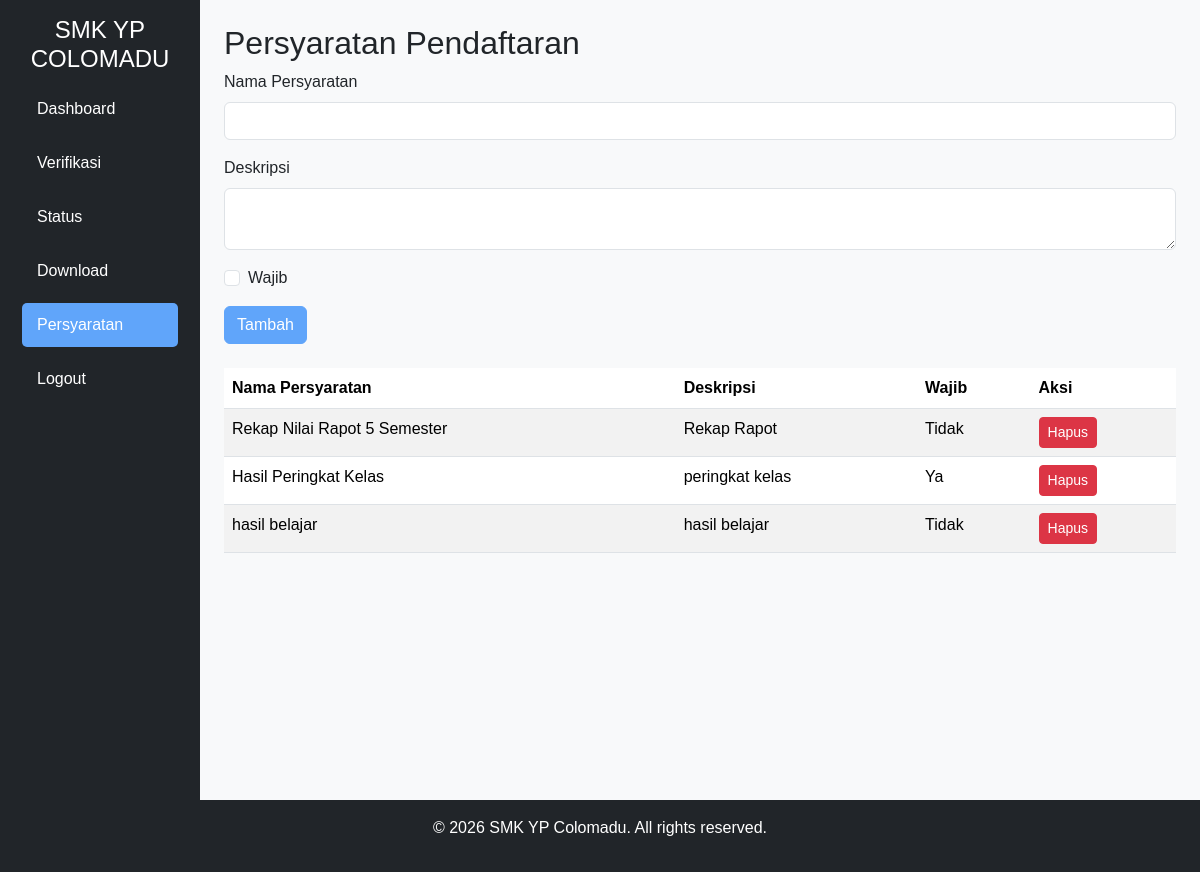
Screenshot of /panitia/persyaratan.php (signed in) with the database file from the repository.
### tables this page shows
CREATE TABLE `persyaratan` (
  `id` int NOT NULL,
  `nama_persyaratan` varchar(255) NOT NULL,
  `deskripsi` text,
  `wajib` tinyint(1) DEFAULT '1',
  `created_at` timestamp NULL DEFAULT CURRENT_TIMESTAMP
);

### panitia/persyaratan.php (the view, shortened to what this page needs)
<?php
require '../config/database.php';
try {
    $persyaratan = $db->query("SELECT * FROM persyaratan ORDER BY id")->fetchAll(PDO::FETCH_ASSOC);
} catch (PDOException $e) {
    $error = "Terjadi kesalahan: " . $e->getMessage();
    logError($e->getMessage());
}
?>
<!DOCTYPE html>
<html lang="id">
<head>
    <link href="https://cdn.jsdelivr.net/npm/bootstrap@5.3.2/dist/css/bootstrap.min.css" rel="stylesheet">
    <link href="../assets/css/style.css" rel="stylesheet">
</head>
<body class="bg-light">
    <div class="container-fluid">
        <div class="row">
            <?php include '../includes/sidebar_panitia.php'; ?>
            <main class="col-md-9 ms-sm-auto col-lg-10 px-md-4">
                <h2 class="mt-4">Persyaratan Pendaftaran</h2>
                <form method="POST" class="mb-4">
                    <div class="mb-3">
                        <label for="nama_persyaratan" class="form-label">Nama Persyaratan</label>
                        <input type="text" class="form-control" id="nama_persyaratan" name="nama_persyaratan" required>
                    </div>
                    <div class="mb-3">
                        <label for="deskripsi" class="form-label">Deskripsi</label>
                        <textarea class="form-control" id="deskripsi" name="deskripsi"></textarea>
                    </div>
                    <div class="mb-3">
                        <div class="form-check">
                            <input type="checkbox" class="form-check-input" id="wajib" name="wajib">
                            <label class="form-check-label" for="wajib">Wajib</label>
                        </div>
                    </div>
                    <button type="submit" class="btn btn-primary">Tambah</button>
                </form>
                <div class="table-responsive">
                    <table class="table table-striped">
                        <thead>
                            <tr>
                                <th>Nama Persyaratan</th>
                                <th>Deskripsi</th>
                                <th>Wajib</th>
                                <th>Aksi</th>
                            </tr>
                        </thead>
                        <tbody>
                            <?php foreach ($persyaratan as $p): ?>
                                <tr>
                                    <td><?php echo htmlspecialchars($p['nama_persyaratan']); ?></td>
                                    <td><?php echo htmlspecialchars($p['deskripsi'] ?? '-'); ?></td>
                                    <td><?php echo $p['wajib'] ? 'Ya' : 'Tidak'; ?></td>
                                    <td>
                                        <form method="POST" class="d-inline">
                                            <button type="submit" name="delete" class="btn btn-danger btn-sm">Hapus</button>
                                        </form>
                                    </td>
                                </tr>
                            <?php endforeach; ?>
                        </tbody>
                    </table>
                </div>
            </main>
        </div>
    </div>
    <?php include '../includes/footer.php'; ?>
</body>
</html>

### assets/css/style.css (style rules this page uses)
body { background-color: #F3F4F6; font-family: Arial, sans-serif; display: flex; flex-direction: column; min-height: 100vh; margin: 0; }
.container-fluid { flex: 1; display: flex; flex-direction: column; }
main { flex: 1; padding-bottom: 60px; }
.btn-primary { background-color: #60A5FA; border-color: #60A5FA; }

### rows the page displays
persyaratan: nama_persyaratan "Rekap Nilai Rapot 5 Semester", deskripsi "Rekap Rapot", wajib "Tidak"
persyaratan: nama_persyaratan "Hasil Peringkat Kelas", deskripsi "peringkat kelas", wajib "Ya"
persyaratan: nama_persyaratan "hasil belajar", deskripsi "hasil belajar", wajib "Tidak"
